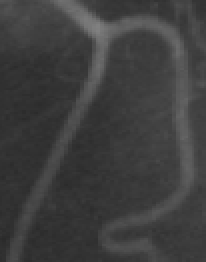
#> input picture images/grayscale_two_phase/vessel2.png, 103 x 131 px (shown 2 times larger)
$ jupyter execute --allow-errors parameter_demo.ipynb
#> lines starting #> are read from the running program, lines starting #| are printed output that depends on the picture; after the words box and inside, x2 and y2 are one past the last pixel; in counts of white or black regions, pixels touching at a corner belong together
#> further down, vessel is the input picture: PIL image 103x131 L; min 42, max 128, mean 62.3
### utils.py
"""
Copyright (c) 2025 Kevin Bui <kevinb3@uci.edu> and Adina Ciomaga <adina@math.univ-paris-diderot.fr>

This program is free software: you can redistribute it and/or modify it under
the terms of the GNU Affero General Public License as published by the Free
Software Foundation, either version 3 of the License, or (at your option) any
later version.

This program is distributed in the hope that it will be useful, but WITHOUT
ANY WARRANTY without even the implied warranty of MERCHANTABILITY or FITNESS
FOR A PARTICULAR PURPOSE. See the GNU Affero General Public License for more
details.

You should have received a copy of the GNU Affero General Public License along
with this program. If not, see <http://www.gnu.org/licenses/>.
"""
import numpy as np

from skimage.color.colorconv import _prepare_colorarray
from skimage.color import xyz2lab

# [28 lines left out: functions rgb2xyz, rgb2lab, not called in this run]

def rescale_image(F):
    """
    This function rescales an image so that the image values are between 0 and 1.
    Input:
       F: image to be rescaled
    Output:
       h: rescaled image F
    """
    h = np.double(F)
    h= h-np.min(h)
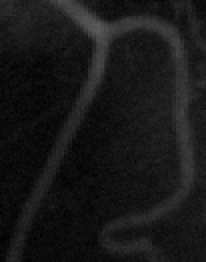
#> h: shape (131, 103) float64 (shown 2 times larger); min 0, max 0.363, mean 0.095
    h = h/np.max(h)
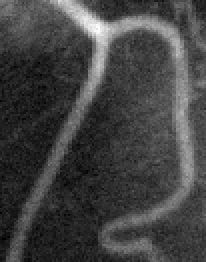
#> h: shape (131, 103) float64 (shown 2 times larger); min 0, max 1, mean 0.262

    return h

# [70 lines left out: functions rescale_color_image, reconstruct_grayscale_image, reconstruct_color_image, not called in this run]

### lcv.py
"""
Copyright (c) 2025 Kevin Bui <kevinb3@uci.edu> and Adina Ciomaga <adina@math.univ-paris-diderot.fr>

This program is free software: you can redistribute it and/or modify it under
the terms of the GNU Affero General Public License as published by the Free
Software Foundation, either version 3 of the License, or (at your option) any
later version.

This program is distributed in the hope that it will be useful, but WITHOUT
ANY WARRANTY; without even the implied warranty of MERCHANTABILITY or FITNESS
FOR A PARTICULAR PURPOSE. See the GNU Affero General Public License for more
details.

You should have received a copy of the GNU Affero General Public License along
with this program. If not, see <http://www.gnu.org/licenses/>.
"""


import numpy as np
from scipy.ndimage import gaussian_filter
from compute_energy import *
from utils import *


def localtwophase(f, lamba, beta, dt):
    """
    This function performs local Chan-Vese two-phase segmentation onto a grayscale image.
    Reference: An efficient local Chan & Vese model for image segmentation by Wang et. al
    Input:
        f - original image
        lamba - weighing parameter for the fidelity term
        beta - weighing parameter for the intensity difference term
        dt - time step
    Output:
        u - segmentation result
    """
#> called with lamba = 1, beta = 500, dt = 20
    # padding parameter
    pad=3

    # creates low-pass filters
    M,N = f.shape
#> M = 131; N = 103
    XX,YY=np.meshgrid(np.linspace(1,N,N), np.linspace(1,M,M))
    XX = XX/N
    YY = YY/M
    freqs_1 = XX - 0.5 - 1/N/2;
    freqs_2 = YY - 0.5 - 1/M/2;
    Lfilter = 1 + dt*(freqs_1**2 + freqs_2**2)

    # creates pre-initialization functions for segmentation (checkerboard functions)
    u = np.kron(np.sin(np.pi*np.linspace(1,M,M)/5), np.transpose(np.sin(np.pi*np.linspace(1,N,N)/5)))
    u = np.reshape(u,[M,N])
    u = np.double(u>0)

    # padding
    f=np.pad(f, pad, 'edge')
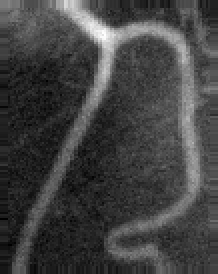
#> f: shape (137, 109) float64 (shown 2 times larger); min 0, max 1, mean 0.26
    u=np.pad(u, pad, 'edge')
    Lfilter = np.pad(Lfilter, pad, 'edge')

    # create a matrix of small values
    error = (1e-5)*np.eye(u.shape[0], u.shape[1])
    error = error

    # Filtered image
    filtf = gaussian_filter(f,sigma = 5, mode = 'nearest', radius = 10);
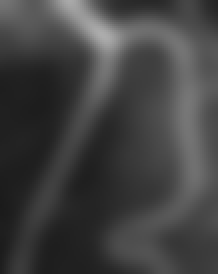
#> filtf: shape (137, 109) float64 (shown 2 times larger); min 0.106, max 0.678, mean 0.259

    # difference between filtered image and original image
    diff = filtf - f
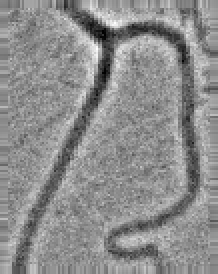
#> diff: shape (137, 109) float64 (shown 2 times larger); min -0.326, max 0.26, mean -9.73e-05; drawn with min black and max white

    # perform two-phase image segmentation
    for i in range(0,200):

        # Computes mean-value intensities in each region
        c1=np.sum(f*(u==1))/np.sum((u==1)+error)
        c2=np.sum(f*(u==0))/np.sum((u==0)+error)

        # compute the mean value intensity difference in each region
        d1=np.sum(diff*(u==1))/np.sum((u==1)+error)
        d2=np.sum(diff*(u==0))/np.sum((u==0)+error)

        # computing u
        u_old = u;
        u=u-dt*lamba*((f-c1)**2-(f-c2)**2)
        u=u-dt*beta*((diff-d1)**2-(diff-d2)**2)
        u=np.real(np.fft.ifft2(np.fft.ifftshift(np.fft.fftshift(np.fft.fft2(u))/Lfilter)))

        # Thresholding u
        u = np.double(u >0.5)
        # stopping criterion
        if np.linalg.norm(u-u_old,'fro') < 1e-5:
            break
#> this loop made 12 passes
#> (c1, c2, d1, d2) on passes 1 to 12: (0.261, 0.258, -0.00045, 0.000255), (0.327, 0.207, -0.0489, 0.0382), (0.369, 0.202, -0.0699, 0.0367), (0.42, 0.206, -0.0889, 0.0295), (0.468, 0.211, -0.107, 0.0246), (0.495, 0.215, -0.118, 0.0221), (0.505, 0.218, -0.124, 0.0211), (0.509, 0.218, -0.125, 0.0206), (0.51, 0.219, -0.126, 0.0205), (0.511, 0.219, -0.126, 0.0205), (0.511, 0.219, -0.126, 0.0205), (0.511, 0.219, -0.126, 0.0205)
#> pass 1, in localtwophase, `u = np.double(u >0.5)`:
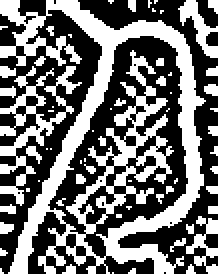
#> u: shape (137, 109) float64 (shown 2 times larger); values 0 (black) and 1 (white), 44% white; 62 white regions (43 under 20 px), largest, box (x1, y1, x2, y2) and area: (0, 0, 103, 137) 4735, (0, 33, 41, 103) 733, (89, 0, 109, 29) 211
#> after the loop: u: shape (137, 109) float64; values 0 (black) and 1 (white), 14% white; 22 white regions (18 under 20 px), largest, box (x1, y1, x2, y2) and area: (6, 0, 100, 137) 1947, (90, 0, 99, 9) 35, (98, 12, 103, 20) 25, (102, 24, 109, 28) 20

    # compute energy
    energy = grayscale_two_phase_cv_energy(f, diff, u, lamba, beta)

    # print number of iterations to complete convergence
    print(f'Number of iterations completed: {i} \n')
    print(f'Energy: {energy} \n \n')

    # unpadding
    u = u[pad:-pad,pad:-pad]

    return(u)

# [365 lines left out: functions localtwophase_color, localfourphase, localfourphase_color, not called in this run]

### parameter_demo.ipynb
This notebook is a demo for the local Chan-Vese segmentation method for various kinds of images.

Copyright (c) 2025 Kevin Bui <kevinb3@uci.edu> and Adina Ciomaga <adina@math.univ-paris-diderot.fr>

This program is free software: you can redistribute it and/or modify it under the terms of the GNU Affero General Public License as published by the Free Software Foundation, either version 3 of the License, or (at your option) any later version.

This program is distributed in the hope that it will be useful, but WITHOUT ANY WARRANTY; without even the implied warranty of MERCHANTABILITY or FITNESS FOR A PARTICULAR PURPOSE. See the GNU Affero General Public License for more details.

You should have received a copy of the GNU Affero General Public License along
with this program. If not, see <http://www.gnu.org/licenses/>.

[cell 1]
# import packages
from PIL import Image, ImageDraw
import matplotlib.pyplot as plt
from skimage import segmentation
from lcv import *
from utils import *

[cell 2]
# load image
vessel = Image.open('./images/grayscale_two_phase/vessel2.png')
vessel = np.array(vessel)/255

# set seed
np.random.seed(9999)

# add noise
noise = np.random.normal(0, 0.01, vessel.shape)
noisy_vessel = np.clip(vessel+noise,0,1)
noisy_vessel = rescale_image(noisy_vessel)
Image.fromarray(np.uint8(noisy_vessel*255)).save('check.png')

# Parameter: Lambda

#> (a cell that did not finish here is left out)

# Parameter: Beta

#> (a cell that did not finish here is left out)

#> call 2 of localtwophase, with lamba = 50, beta = 0, dt = 20
#> the loop in localtwophase (call 2), `for i in range(0,200):` made 25 passes
#> (c1, c2, d1, d2) on passes 1 to 12: (0.261, 0.258, -0.00045, 0.000255), (0.365, 0.178, -0.0264, 0.0203), (0.402, 0.174, -0.0367, 0.0219), (0.42, 0.181, -0.0447, 0.0217), (0.435, 0.187, -0.0524, 0.0215), (0.448, 0.191, -0.0588, 0.0211), (0.458, 0.195, -0.0637, 0.0207), (0.465, 0.197, -0.067, 0.0204), (0.471, 0.198, -0.0693, 0.0199), (0.476, 0.2, -0.0716, 0.0196), (0.48, 0.201, -0.0733, 0.0194), (0.483, 0.202, -0.0749, 0.0193)
#> after the loop in localtwophase (call 2), `for i in range(0,200):`:
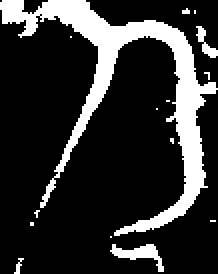
#> u: shape (137, 109) float64 (shown 2 times larger); values 0 (black) and 1 (white), 18.9% white; 15 white regions (12 under 20 px), largest, box (x1, y1, x2, y2) and area: (0, 0, 109, 118) 2561, (55, 122, 82, 136) 145, (98, 13, 109, 29) 66
result_beta0_edge = segmentation.mark_boundaries(noisy_vessel, result_beta0.astype(int))
result_beta0_edge2 = segmentation.mark_boundaries(noisy_vessel[100:131, 40:71], result_beta0[100:131, 40:71].astype(int))


# beta = 100
result_beta100 = localtwophase(noisy_vessel, 50, 100, 20)
result_beta100_edge = segmentation.mark_boundaries(noisy_vessel, result_beta100.astype(int))
result_beta100_edge2 = segmentation.mark_boundaries(noisy_vessel[100:131, 40:71], result_beta100[100:131, 40:71].astype(int))


# beta = 500
result_beta500 = localtwophase(noisy_vessel, 50, 500, 20)
result_beta500_edge = segmentation.mark_boundaries(noisy_vessel, result_beta500.astype(int))
result_beta500_edge2 = segmentation.mark_boundaries(noisy_vessel[100:131, 40:71], result_beta500[100:131, 40:71].astype(int))

# draw rectangle around close-up region
x1, y1 = 40, 100
x2,y2 = 70, 130

result_beta0_edge = Image.fromarray(np.uint8(result_beta0_edge*255))
draw = ImageDraw.Draw(result_beta0_edge)
draw.rectangle([(x1, y1), (x2, y2)], outline='red', width=1)

result_beta100_edge = Image.fromarray(np.uint8(result_beta100_edge*255))
draw = ImageDraw.Draw(result_beta100_edge)
draw.rectangle([(x1, y1), (x2, y2)], outline='red', width=1)

result_beta500_edge = Image.fromarray(np.uint8(result_beta500_edge*255))
draw = ImageDraw.Draw(result_beta500_edge)
draw.rectangle([(x1, y1), (x2, y2)], outline='red', width=1)


# plot result
plt.figure(figsize=(10,6))
plt.subplot(2,3,1)
plt.imshow(result_beta0_edge)
plt.axis('off')
plt.title(r'$\beta =0$')
plt.subplot(2,3,4)
plt.imshow(result_beta0_edge2)
plt.axis('off')

plt.subplot(2,3,2)
plt.imshow(result_beta100_edge)
plt.axis('off')
plt.title(r'$\beta =100$')
plt.subplot(2,3,5)
plt.imshow(result_beta100_edge2)
plt.axis('off')

plt.subplot(2,3,3)
plt.imshow(result_beta500_edge)
plt.axis('off')
plt.title(r'$\beta =500$')
plt.subplot(2,3,6)
plt.imshow(result_beta500_edge2)
plt.axis('off')

# Parameter: dt

#> (a cell that did not finish here is left out)

#> call 3 of localtwophase, with lamba = 50, beta = 500, dt = 10
#> the loop in localtwophase (call 3), `for i in range(0,200):` made 12 passes
#> (c1, c2, d1, d2) on passes 1 to 12: (0.261, 0.258, -0.00045, 0.000255), (0.342, 0.193, -0.0428, 0.0345), (0.402, 0.192, -0.0725, 0.0342), (0.452, 0.201, -0.092, 0.0277), (0.483, 0.208, -0.106, 0.0243), (0.5, 0.211, -0.114, 0.0227), (0.507, 0.213, -0.118, 0.0219), (0.511, 0.214, -0.12, 0.0216), (0.513, 0.214, -0.121, 0.0214), (0.513, 0.215, -0.121, 0.0214), (0.513, 0.215, -0.121, 0.0214), (0.513, 0.215, -0.121, 0.0213)
#> pass 1, in localtwophase (call 3), `u=np.real(np.fft.ifft2(np.fft.ifftshift(np.fft.fftshift(np.fft.fft2(u)..`:
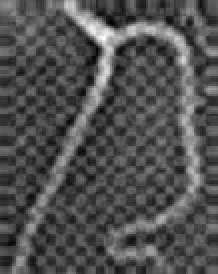
#> u: shape (137, 109) float64 (shown 2 times larger); min -1.31, max 4.36, mean 0.5; drawn with min black and max white
#> pass 1, in localtwophase (call 3), `u = np.double(u >0.5)`:
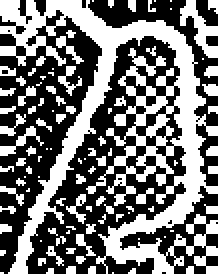
#> u: shape (137, 109) float64 (shown 2 times larger); values 0 (black) and 1 (white), 44.7% white; 100 white regions (76 under 20 px), largest, box (x1, y1, x2, y2) and area: (0, 0, 109, 137) 4991, (90, 0, 109, 29) 219, (0, 63, 22, 78) 88
#> after the loop in localtwophase (call 3), `for i in range(0,200):`:
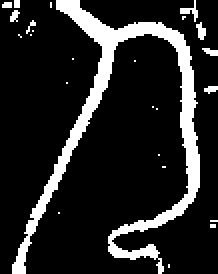
#> u: shape (137, 109) float64 (shown 2 times larger); values 0 (black) and 1 (white), 15% white; 25 white regions (21 under 20 px), largest, box (x1, y1, x2, y2) and area: (6, 0, 100, 137) 2057, (90, 0, 99, 11) 34, (98, 11, 103, 20) 28, (101, 24, 109, 28) 21
